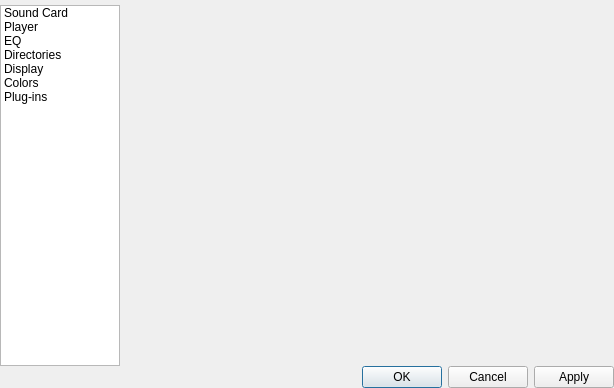
<?xml version="1.0" encoding="UTF-8"?>
<ui version="4.0">
 <class>SetupWindow</class>
 <widget class="QDialog" name="SetupWindow">
  <property name="geometry">
   <rect>
    <x>0</x>
    <y>0</y>
    <width>614</width>
    <height>388</height>
   </rect>
  </property>
  <property name="sizePolicy">
   <sizepolicy hsizetype="Fixed" vsizetype="Fixed">
    <horstretch>0</horstretch>
    <verstretch>0</verstretch>
   </sizepolicy>
  </property>
  <property name="minimumSize">
   <size>
    <width>614</width>
    <height>388</height>
   </size>
  </property>
  <property name="maximumSize">
   <size>
    <width>614</width>
    <height>388</height>
   </size>
  </property>
  <property name="windowTitle">
   <string>ModPlug Player Setup</string>
  </property>
  <property name="modal">
   <bool>true</bool>
  </property>
  <layout class="QGridLayout" name="gridLayout">
   <property name="leftMargin">
    <number>0</number>
   </property>
   <property name="topMargin">
    <number>0</number>
   </property>
   <property name="rightMargin">
    <number>0</number>
   </property>
   <property name="bottomMargin">
    <number>0</number>
   </property>
   <property name="spacing">
    <number>0</number>
   </property>
   <item row="0" column="0">
    <layout class="QVBoxLayout" name="verticalLayout">
     <property name="spacing">
      <number>0</number>
     </property>
     <item>
      <spacer name="verticalSpacer">
       <property name="orientation">
        <enum>Qt::Vertical</enum>
       </property>
       <property name="sizeType">
        <enum>QSizePolicy::Fixed</enum>
       </property>
       <property name="sizeHint" stdset="0">
        <size>
         <width>20</width>
         <height>5</height>
        </size>
       </property>
      </spacer>
     </item>
     <item>
      <layout class="QHBoxLayout" name="horizontalLayout">
       <item>
        <widget class="QListWidget" name="listWidget">
         <property name="sizePolicy">
          <sizepolicy hsizetype="Fixed" vsizetype="Expanding">
           <horstretch>0</horstretch>
           <verstretch>0</verstretch>
          </sizepolicy>
         </property>
         <property name="minimumSize">
          <size>
           <width>50</width>
           <height>0</height>
          </size>
         </property>
         <property name="maximumSize">
          <size>
           <width>120</width>
           <height>16777215</height>
          </size>
         </property>
         <property name="currentRow">
          <number>-1</number>
         </property>
         <item>
          <property name="text">
           <string>Sound Card</string>
          </property>
         </item>
         <item>
          <property name="text">
           <string>Player</string>
          </property>
         </item>
         <item>
          <property name="text">
           <string>EQ</string>
          </property>
         </item>
         <item>
          <property name="text">
           <string>Directories</string>
          </property>
         </item>
         <item>
          <property name="text">
           <string>Display</string>
          </property>
         </item>
         <item>
          <property name="text">
           <string>Colors</string>
          </property>
         </item>
         <item>
          <property name="text">
           <string>Plug-ins</string>
          </property>
         </item>
        </widget>
       </item>
       <item>
        <widget class="QStackedWidget" name="pages">
         <property name="currentIndex">
          <number>5</number>
         </property>
         <widget class="QWidget" name="soundCardPage">
          <layout class="QGridLayout" name="gridLayout_2">
           <item row="6" column="0">
            <widget class="QCheckBox" name="checkBox">
             <property name="sizePolicy">
              <sizepolicy hsizetype="Fixed" vsizetype="Fixed">
               <horstretch>0</horstretch>
               <verstretch>0</verstretch>
              </sizepolicy>
             </property>
             <property name="text">
              <string>Headphones</string>
             </property>
            </widget>
           </item>
           <item row="1" column="0" colspan="2">
            <widget class="QGroupBox" name="groupBox_3">
             <property name="title">
              <string>Mixing Quality</string>
             </property>
             <layout class="QGridLayout" name="gridLayout_5">
              <item row="1" column="1">
               <widget class="QComboBox" name="bitDepths"/>
              </item>
              <item row="0" column="0">
               <widget class="QLabel" name="label_2">
                <property name="sizePolicy">
                 <sizepolicy hsizetype="Fixed" vsizetype="Preferred">
                  <horstretch>0</horstretch>
                  <verstretch>0</verstretch>
                 </sizepolicy>
                </property>
                <property name="text">
                 <string>Frequency:</string>
                </property>
               </widget>
              </item>
              <item row="1" column="0">
               <widget class="QLabel" name="label_7">
                <property name="text">
                 <string>Bit Depth:</string>
                </property>
               </widget>
              </item>
              <item row="0" column="1">
               <widget class="QComboBox" name="samplingFrequencies"/>
              </item>
             </layout>
            </widget>
           </item>
           <item row="1" column="2">
            <widget class="QGroupBox" name="groupBox_2">
             <property name="title">
              <string>Audio Buffering</string>
             </property>
             <layout class="QGridLayout" name="gridLayout_4">
              <item row="0" column="1">
               <widget class="QComboBox" name="comboBox_4">
                <property name="editable">
                 <bool>true</bool>
                </property>
                <item>
                 <property name="text">
                  <string>80 ms</string>
                 </property>
                </item>
                <item>
                 <property name="text">
                  <string>100 ms</string>
                 </property>
                </item>
                <item>
                 <property name="text">
                  <string>125 ms</string>
                 </property>
                </item>
                <item>
                 <property name="text">
                  <string>150 ms</string>
                 </property>
                </item>
                <item>
                 <property name="text">
                  <string>200 ms</string>
                 </property>
                </item>
                <item>
                 <property name="text">
                  <string>250 ms</string>
                 </property>
                </item>
               </widget>
              </item>
              <item row="0" column="0">
               <widget class="QLabel" name="label_3">
                <property name="sizePolicy">
                 <sizepolicy hsizetype="Fixed" vsizetype="Preferred">
                  <horstretch>0</horstretch>
                  <verstretch>0</verstretch>
                 </sizepolicy>
                </property>
                <property name="text">
                 <string>Buffer Size:</string>
                </property>
               </widget>
              </item>
              <item row="1" column="1">
               <widget class="QComboBox" name="comboBox_5">
                <item>
                 <property name="text">
                  <string>3</string>
                 </property>
                </item>
                <item>
                 <property name="text">
                  <string>4</string>
                 </property>
                </item>
                <item>
                 <property name="text">
                  <string>5</string>
                 </property>
                </item>
                <item>
                 <property name="text">
                  <string>6</string>
                 </property>
                </item>
                <item>
                 <property name="text">
                  <string>7</string>
                 </property>
                </item>
                <item>
                 <property name="text">
                  <string>8</string>
                 </property>
                </item>
               </widget>
              </item>
              <item row="1" column="0">
               <widget class="QLabel" name="label_4">
                <property name="sizePolicy">
                 <sizepolicy hsizetype="Fixed" vsizetype="Preferred">
                  <horstretch>0</horstretch>
                  <verstretch>0</verstretch>
                 </sizepolicy>
                </property>
                <property name="text">
                 <string>Buffer Amount:</string>
                </property>
               </widget>
              </item>
             </layout>
            </widget>
           </item>
           <item row="0" column="0" colspan="3">
            <widget class="QGroupBox" name="groupBox_4">
             <property name="sizePolicy">
              <sizepolicy hsizetype="Expanding" vsizetype="Fixed">
               <horstretch>0</horstretch>
               <verstretch>0</verstretch>
              </sizepolicy>
             </property>
             <property name="title">
              <string>Sound Device</string>
             </property>
             <layout class="QGridLayout" name="gridLayout_6">
              <item row="0" column="0">
               <widget class="QComboBox" name="soundDevices">
                <property name="sizePolicy">
                 <sizepolicy hsizetype="Preferred" vsizetype="Preferred">
                  <horstretch>0</horstretch>
                  <verstretch>0</verstretch>
                 </sizepolicy>
                </property>
               </widget>
              </item>
             </layout>
            </widget>
           </item>
           <item row="5" column="0" colspan="3">
            <widget class="QGroupBox" name="groupBox">
             <property name="title">
              <string>Stereo Separation</string>
             </property>
             <layout class="QGridLayout" name="gridLayout_3">
              <item row="0" column="0">
               <widget class="QLabel" name="label_5">
                <property name="sizePolicy">
                 <sizepolicy hsizetype="Preferred" vsizetype="Fixed">
                  <horstretch>0</horstretch>
                  <verstretch>0</verstretch>
                 </sizepolicy>
                </property>
                <property name="text">
                 <string>Low (25%)</string>
                </property>
               </widget>
              </item>
              <item row="0" column="1">
               <widget class="QSlider" name="horizontalSlider">
                <property name="maximum">
                 <number>4</number>
                </property>
                <property name="orientation">
                 <enum>Qt::Horizontal</enum>
                </property>
                <property name="tickPosition">
                 <enum>QSlider::TicksBelow</enum>
                </property>
                <property name="tickInterval">
                 <number>1</number>
                </property>
               </widget>
              </item>
              <item row="0" column="2">
               <widget class="QLabel" name="label_6">
                <property name="sizePolicy">
                 <sizepolicy hsizetype="Preferred" vsizetype="Fixed">
                  <horstretch>0</horstretch>
                  <verstretch>0</verstretch>
                 </sizepolicy>
                </property>
                <property name="text">
                 <string>High (400%)</string>
                </property>
               </widget>
              </item>
             </layout>
            </widget>
           </item>
          </layout>
         </widget>
         <widget class="QWidget" name="playerPage"/>
         <widget class="QWidget" name="eqPage"/>
         <widget class="QWidget" name="directoriesPage"/>
         <widget class="QWidget" name="displayPage"/>
         <widget class="QWidget" name="colorsPage"/>
         <widget class="QWidget" name="pluginsPage"/>
        </widget>
       </item>
      </layout>
     </item>
     <item>
      <widget class="QDialogButtonBox" name="buttonBox">
       <property name="orientation">
        <enum>Qt::Horizontal</enum>
       </property>
       <property name="standardButtons">
        <set>QDialogButtonBox::Apply|QDialogButtonBox::Cancel|QDialogButtonBox::Ok</set>
       </property>
      </widget>
     </item>
    </layout>
   </item>
  </layout>
 </widget>
 <resources/>
 <connections>
  <connection>
   <sender>buttonBox</sender>
   <signal>accepted()</signal>
   <receiver>SetupWindow</receiver>
   <slot>accept()</slot>
   <hints>
    <hint type="sourcelabel">
     <x>248</x>
     <y>254</y>
    </hint>
    <hint type="destinationlabel">
     <x>157</x>
     <y>274</y>
    </hint>
   </hints>
  </connection>
  <connection>
   <sender>buttonBox</sender>
   <signal>rejected()</signal>
   <receiver>SetupWindow</receiver>
   <slot>reject()</slot>
   <hints>
    <hint type="sourcelabel">
     <x>316</x>
     <y>260</y>
    </hint>
    <hint type="destinationlabel">
     <x>286</x>
     <y>274</y>
    </hint>
   </hints>
  </connection>
 </connections>
</ui>
